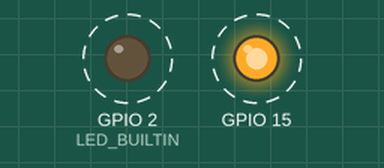
Recording of a sketch running on a simulated ESP8266 (NodeMCU). Shown: output pins drawn as LEDs (lit = HIGH, except the on-board LED, lit = LOW). Dashed ring = blinking. What the sketch prints to the serial monitor is not drawn.

Above: at 6.5 s.
Timing chart, 0 to 10.6 s (numbered marks = the images above):
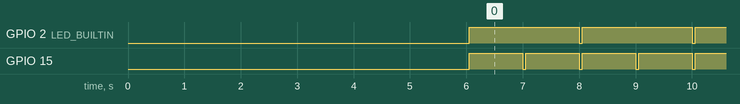

Measured:
- by itself, GPIO 2 (LED_BUILTIN): alternates HIGH for 1.9 s and LOW for 0.05 s
- by itself, GPIO 15: alternates HIGH for 0.95 s and LOW for 0.05 s

The sketch:

rgLedTest.ino
```cpp
/* Blink for ESP32 and ESP8266 - rgLed library test
 *  2022-12-20, 2023-10-25
 *
 *  LED_BUILTIN GPIO : see rgLed.h
 */

// 0=debug off, 1=output to Serial, 2=output to serial UART1()
#define DEBUG_ON 1
// 0=trace off, 1=output to Serial, 2=output to serial UART1()
#define TRACE_ON 0
#include <rgDebug.h>

#include <rgLed.h>

rgLed RunLed_obj(2); // use LED_BUILTIN
rgLed ErrLed_obj(15);

void setup() {
	Serial.begin(921600);
	while (!Serial) ;
	// give user some time to open the serial monitor
	dbprint('\n'); for (uint8_t idx = 0; idx<12; idx++) { dbprint((char)('A'+idx)); delay(500); }
	dbprintf("\nLED_BUILTIN=%d, RUNLED=%d, ERRLED=%d\n", LED_BUILTIN, RunLed_obj.getGpio(), ErrLed_obj.getGpio());
}

void loop() {
	RunLed_obj.Blink(2000, 50);
	ErrLed_obj.Blink(1000, 50);
}
```
